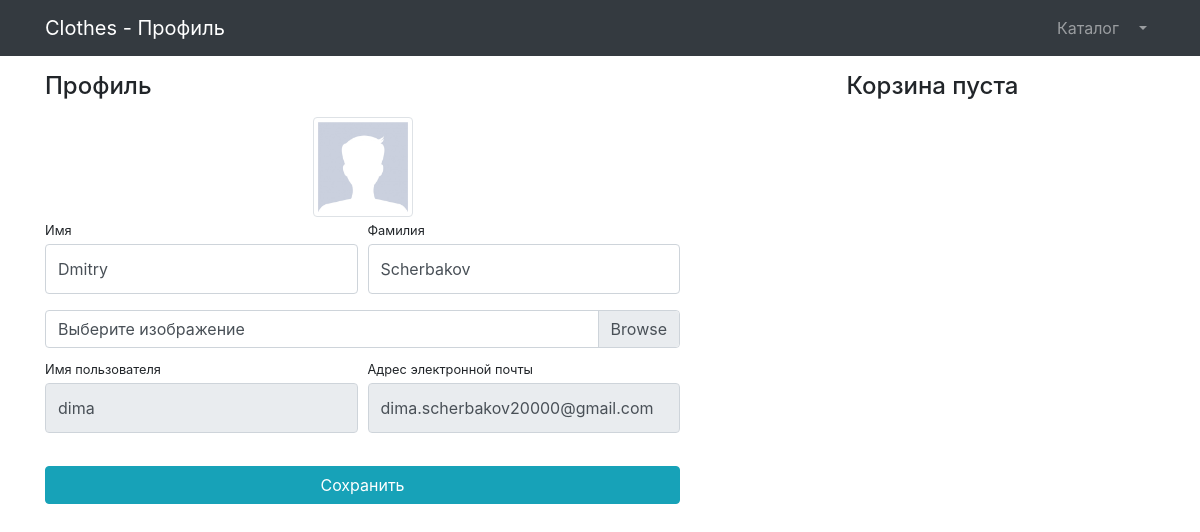
Before: /users/profile/ (signed in) with the older database file.
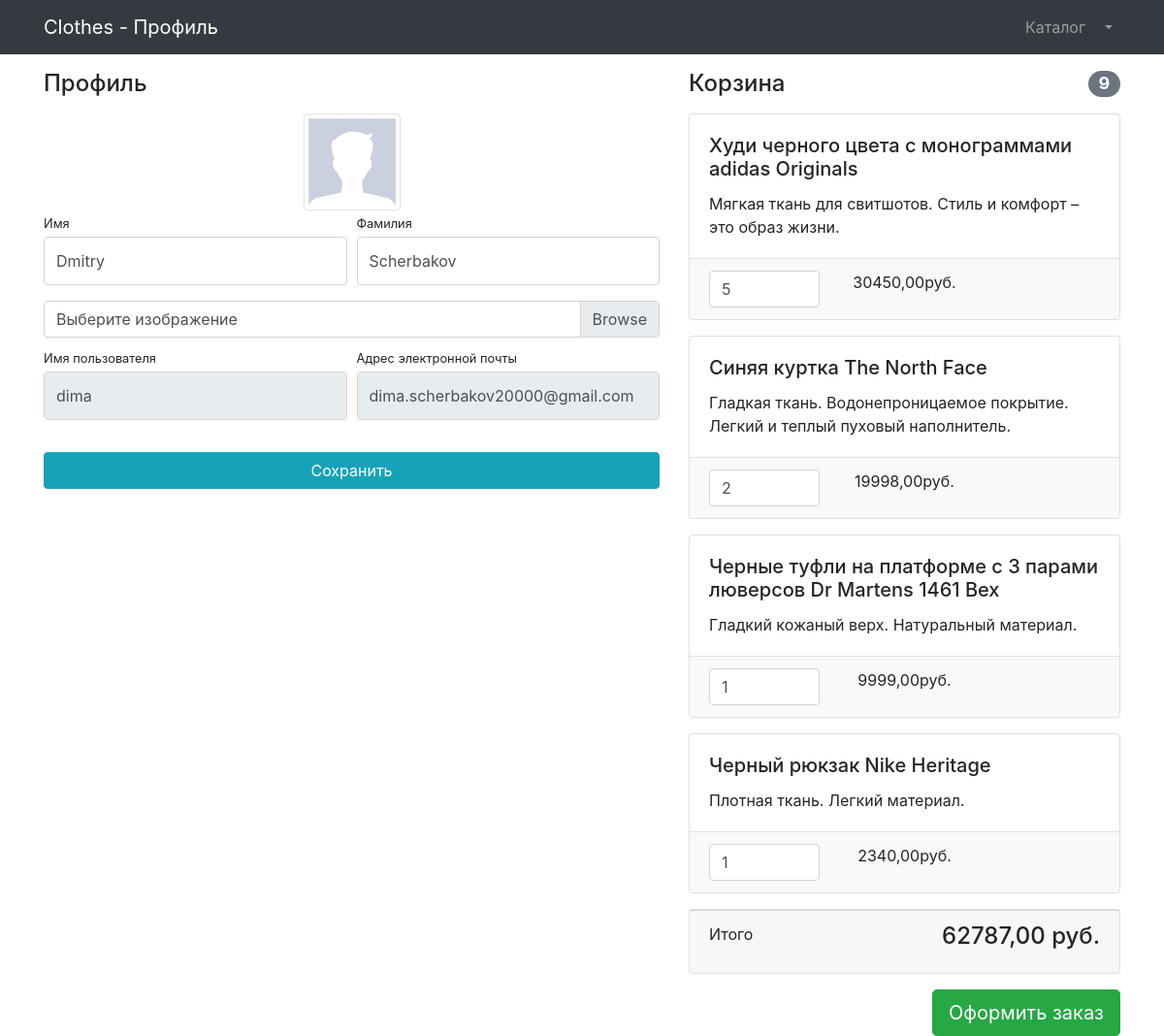
After: the same page with the newer database file.
### users/models.py (models this page shows)
class User(AbstractUser):
    image = models.ImageField(upload_to='user_images', null=True, blank=True)

### products/models.py (models this page shows, shortened)
class Basket(models.Model):
    user = models.ForeignKey(to=User, on_delete=models.CASCADE)
    product = models.ForeignKey(to=Product, on_delete=models.CASCADE)
    quantity = models.PositiveSmallIntegerField(default=0)
    created_timestamp = models.DateTimeField(auto_now_add=True)
    objects = BasketQuerySet.as_manager()
    def sum(self):
        return self.product.price * self.quantity

class Product(models.Model):
    name = models.CharField(max_length=256)
    description = models.TextField()
    price = models.DecimalField(max_digits=6, decimal_places=2)
    quantity = models.PositiveIntegerField(default=0)
    image = models.ImageField(upload_to='product_images')
    category = models.ForeignKey(to=ProductCategory, on_delete=models.CASCADE)
    class Meta:
        verbose_name = 'Продукт'
        verbose_name_plural = 'Продукты'

### users/views.py (the view)
# urls.py: path('profile/', profile, name='profile'),
@login_required
def profile(request):
    if request.method == 'POST':
        form = UserProfileForm(instance=request.user, data=request.POST, files=request.FILES)
        if form.is_valid():
            form.save()
            return HttpResponseRedirect(reverse('users:profile'))
    else:
        form = UserProfileForm(instance=request.user)
    context = {
        'baskets': Basket.objects.filter(user=request.user),
        'title': 'Clothes - Профиль',
        'form': form,
    }
    return render(
        request,
        'users/profile.html',
        context
    )

### users/forms.py
class UserProfileForm(UserChangeForm):
    first_name = forms.CharField(
        widget=forms.TextInput(
            attrs={'class': 'form-control py-4'}))
    last_name = forms.CharField(
        widget=forms.TextInput(
            attrs={'class': 'form-control py-4'}))
    image = forms.ImageField(
        widget=forms.FileInput(
            attrs={'class': 'custom-file-input'}), required=False)
    username = forms.CharField(
        widget=forms.TextInput(
            attrs={'class': 'form-control py-4', 'readonly': True}))
    email = forms.CharField(
        widget=forms.TextInput(
            attrs={'class': 'form-control py-4', 'readonly': True}))
    class Meta:
        model = User
        fields = ('first_name', 'last_name', 'image', 'username', 'email')

### products/models.py (called while the page is built)
    def total_sum(self):
        return sum(basket.sum() for basket in self)

    def total_quantity(self):
        return sum(basket.quantity for basket in self)

### users/templates/users/profile.html (shortened to what this page needs)
{% extends 'products/base.html' %}
{% load static %}
{% block css %}
<link href="{% static 'vendor/css/profile.css' %}" rel="stylesheet">
{% endblock %}
{% block content %}
<div class="container">
    <div class="row">
        <div class="col-lg-7">
            <h4 class="mt-3 mb-3">Профиль</h4>
            <div class="col-lg-12 text-center">
                <img width="100" height="100"
                     src="{% if user.image %} {{ user.image.url }} {% else %} {% static 'vendor/img/users/default_avatar.jpg' %} {% endif %}"
                     class="img-thumbnail">
            </div>
            <form action="{% url 'users:profile' %}" method="post" enctype="multipart/form-data">
                <div class="form-row">
                    <div class="col-lg-6">
                        <div class="form-group">
                            <label class="small mb-1" for="{{ form.first_name.id_for_label }}">
                                Имя
                            </label>
                            {{ form.first_name }}
                        </div>
                    </div>
                    <div class="col-lg-6">
                        <div class="form-group">
                            <label class="small mb-1" for="{{ form.last_name.id_for_label }}">
                                Фамилия
                            </label>
                            {{ form.last_name }}
                        </div>
                    </div>
                </div>
                <div class="form-row mb-2">
                    <div class="col-lg-12">
                        <div class="custom-file">
                            <label class="custom-file-label" for="{{ form.image.id_for_label }}">
                                Выберите изображение
                            </label>
                        </div>
                    </div>
                </div>
                <div class="form-row">
                    <div class="col-lg-6">
                        <label class="small mb-1" for="{{ form.username.id_for_label }}">
                            Имя пользователя
                        </label>
                        {{ form.username }}
                    </div>
                    <div class="col-lg-6">
                        <label class="small mb-1" for="{{ form.email.id_for_label }}">
                            Адрес электронной почты
                        </label>
                        {{ form.email }}
                    </div>
                </div>
                <div class="form-row">
                    <div class="col-lg-12" style="margin-top: 33px;">
                        <input class="btn btn-info btn-block" type="submit" value="Сохранить">
                    </div>
                </div>
            </form>
        </div>
        <div class="col-lg-5">
            {% include 'products/baskets.html' %}
        </div>
    </div>
</div>
{% endblock %}

### products/templates/products/base.html (shortened to what this page needs)
{% load static %}
<!DOCTYPE html>
<html lang="en">
<head>
    <link href="{% static 'vendor/bootstrap/css/bootstrap.min.css' %}" rel="stylesheet">
    {% block css %} {% endblock %}
</head>
<body>
<nav class="navbar navbar-expand-lg navbar-dark bg-dark fixed-top">
    <div class="container">
        <a class="navbar-brand" href="{% url 'index' %}">{{ title }}</a>
        <div class="collapse navbar-collapse" id="navbarResponsive">
            <ul class="navbar-nav ml-auto">
                <li class="nav-item">
                    <a class="nav-link" href="{% url 'products:index' %}">Каталог  </a>
                </li>
                {% if user.is_authenticated %}
                    <li class="nav-item dropdown">
                    <a class="nav-link dropdown-toggle" href="#" id="navbarDropdown" role="button"
                       data-bs-toggle="dropdown" aria-expanded="false">
                    </a>
                </li>
                {% else %}
                    <li class="nav-item">
                        <a class="nav-link" href="{% url 'users:login' %}">Войти <i class="fas fa-sign-in-alt"></i></a>
                    </li>
                {% endif %}
            </ul>
        </div>
    </div>
</nav>
{% block content %} {% endblock %}
</body>
</html>

### products/templates/products/baskets.html (shortened to what this page needs)
{% if baskets %}
<h4 class="mt-3 mb-3 d-flex justify-content-between align-items-center mb-3">
    Корзина <span class="badge badge-secondary badge-pill">{{baskets.total_quantity}}</span>
</h4>
    {% for basket in baskets %}
        <div class="card mb-3">
            <div class="card-body">
                <h5 class="card-title">{{ basket.product.name }}</h5>
                <p class="card-text">{{ basket.product.description }}</p>
            </div>
            <ul class="list-group list-group-flush">
                <li class="list-group-item bg-light">
                    <div class="row text-center">
                        <div class="col-lg-4">
                            <input name="basketID" type="number" class="form-control"
                                   value="{{ basket.quantity }}" min="0">
                        </div>
                        <div class="col-lg-4">{{ basket.sum }}руб.</div>
                        <div class="col-lg-4">
                        </div>
                    </div>
                </li>
            </ul>
        </div>
    {% endfor %}
<div class="card mb-3">
    <div class="card-footer">
        <p class="float-left">Итого</p>
        <h4 class="float-right">{{baskets.total_sum}} руб.</h4>
    </div>
</div>
<a class="btn btn-success btn-lg float-right" href="../orders/order-create.html">
    Оформить заказ
</a>
{% else %}
<h4 class="mt-3 mb-3 text-center">Корзина пуста</h4>
{% endif %}

Changed rows visible on the page:
added Basket: total_quantity "9", product.name "Худи черного цвета с монограммами adidas Originals", product.description "Мягкая ткань для свитшотов. Стиль и комфорт – это образ жизни.", basketID "5", sum "30450,00", total_sum "62787,00"
added Basket: product.name "Синяя куртка The North Face", product.description "Гладкая ткань. Водонепроницаемое покрытие. Легкий и теплый пуховый наполнитель.", basketID "2", sum "19998,00"
added Basket: product.name "Черные туфли на платформе с 3 парами люверсов Dr Martens 1461 Bex", product.description "Гладкий кожаный верх. Натуральный материал.", basketID "1", sum "9999,00"
added Basket: product.name "Черный рюкзак Nike Heritage", product.description "Плотная ткань. Легкий материал.", basketID "1", sum "2340,00"
Other visible differences:
text no longer shown: "Корзина пуста"
text now shown: "Корзина Итого руб. Оформить заказ"
